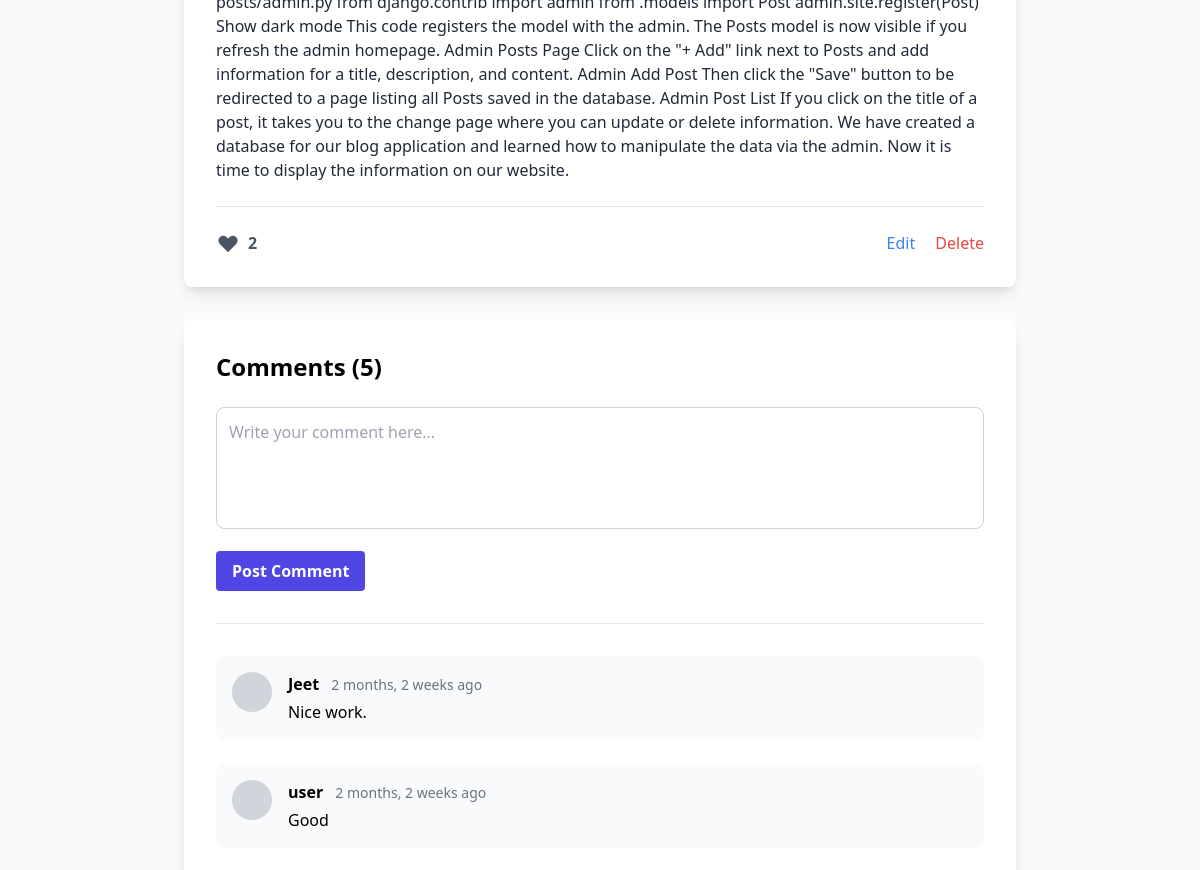
The page /post/django-admin/ (signed in, middle part) on the database as committed earlier.
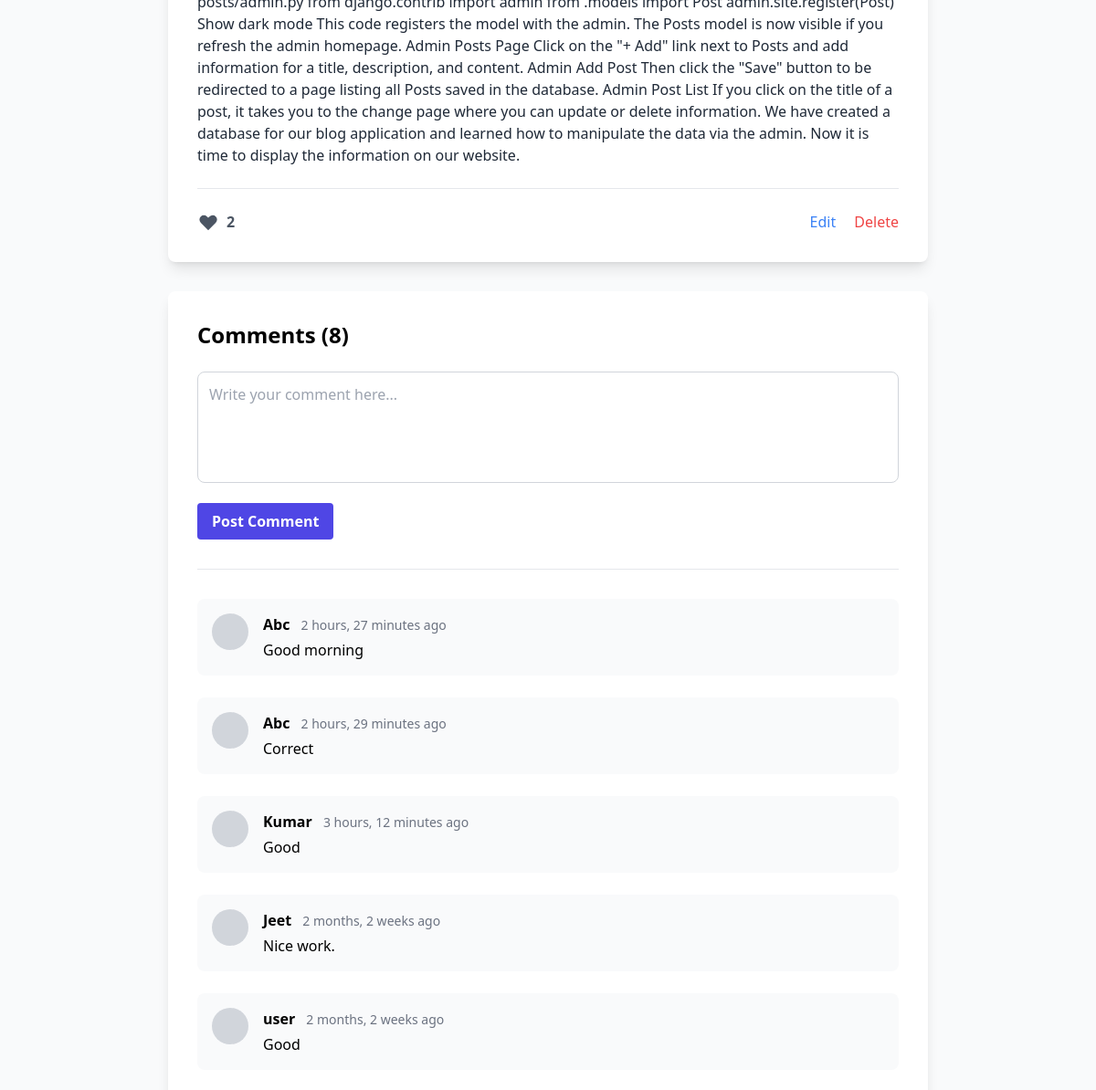
The same page on the database as committed later.
### blog/models.py (models this page shows, shortened)
class Post(models.Model):
    STATUS_CHOICES = (('draft', 'Draft'), ('published', 'Published'))
    ACCESS_LEVEL_CHOICES = (('free', 'Free'), ('premium', 'Premium'))
    title = models.CharField(max_length=255)
    slug = models.SlugField(max_length=255, unique_for_date='publish_date')
    author = models.ForeignKey(settings.AUTH_USER_MODEL, on_delete=models.CASCADE, related_name='blog_posts')
    body = models.TextField()
    featured_image = models.ImageField(upload_to='post_images/', null=True, blank=True)
    category = models.ForeignKey(Category, on_delete=models.SET_NULL, null=True, related_name='posts')
    tags = TaggableManager()
    publish_date = models.DateTimeField(default=timezone.now)
    created_date = models.DateTimeField(auto_now_add=True)
    updated_date = models.DateTimeField(auto_now=True)
    status = models.CharField(max_length=10, choices=STATUS_CHOICES, default='published')
    access_level = models.CharField(max_length=10, choices=ACCESS_LEVEL_CHOICES, default='free')
    view_count = models.PositiveIntegerField(default=0)
    class Meta:
        ordering = ('-publish_date',)

class Comment(models.Model):
    post = models.ForeignKey(Post, on_delete=models.CASCADE, related_name='comments')
    author = models.ForeignKey(settings.AUTH_USER_MODEL, on_delete=models.CASCADE)
    body = models.TextField()
    created_date = models.DateTimeField(auto_now_add=True)
    parent = models.ForeignKey('self', on_delete=models.CASCADE, null=True, blank=True, related_name='replies')
    class Meta:
        ordering = ('-created_date',)

class User(AbstractUser):
    ROLE_CHOICES = (
        ('reader', 'Reader'),
        ('author', 'Author'),
    )
    email = models.EmailField(unique=True)
    role = models.CharField(max_length=10, choices=ROLE_CHOICES, default='reader')
    USERNAME_FIELD = 'email'
    REQUIRED_FIELDS = ['username']

### blog/views.py (the view)
# urls.py: path('post/<slug:slug>/', login_required(views.PostDetailView.as_view()), name='post_detail'),
class PostDetailView(LoginRequiredMixin, DetailView):
    model = Post
    template_name = 'blog/post_detail.html'
    def get_context_data(self, **kwargs):
        ctx = super().get_context_data(**kwargs)
        post = self.get_object()
        is_premium = getattr(self.request, 'is_premium_user', False)
        ctx['is_premium'] = is_premium
        if post.access_level == 'premium' and not is_premium and post.author != self.request.user:
            ctx['paywall'] = True
            ctx['preview'] = post.body[:200] + '...'
        else:
            ctx['paywall'] = False
        ctx['comment_form'] = CommentForm()
        ctx['comments'] = post.comments.filter(parent__isnull=True)
        return ctx

### blog/forms.py
class CommentForm(forms.ModelForm):
    class Meta:
        model = Comment
        fields = ['body']
        widgets = {
             'body': forms.Textarea(attrs={
                'rows': 4,
                'class': 'w-full p-3 border border-gray-300 rounded-lg focus:ring-2 focus:ring-indigo-500 focus:border-indigo-500 resize-none',
                'placeholder': 'Write your comment here...'
            })
        }

### blog/templates/blog/post_detail.html (shortened to what this page needs)
{% extends 'base.html' %}
{% load static %}
{% block content %}
<div class="container mx-auto px-4 py-8">
<article class="bg-white p-8 rounded-lg shadow-lg max-w-4xl mx-auto">
    {% if paywall %}
        <div class="prose max-w-none text-gray-800">
            {{ preview|safe }}
        </div>
        <div class="mt-8 text-center p-6 bg-blue-50 border-l-4 border-blue-500 rounded-r-lg">
            <h3 class="text-xl font-bold text-blue-800">This is a Premium Article</h3>
            <p class="text-blue-600 mt-2">Subscribe now to read the full content and support our authors.</p>
            <a href="{% url 'subscribe' %}" class="mt-4 inline-block bg-blue-600 text-white font-bold py-2 px-4 rounded hover:bg-blue-700 transition">Go Premium</a>
        </div>
    {% else %}
        <div class="prose max-w-none text-gray-800">
        </div>
    {% endif %}
    <hr class="my-6">
    <div class="mt-6 flex items-center justify-between">
        <button id="like-btn" class="flex items-center space-x-2 text-gray-600 hover:text-red-500 transition {% if user in post.likes.all %}text-red-500{% endif %}">
            <svg class="w-6 h-6" fill="currentColor" viewBox="0 0 20 20"><path fill-rule="evenodd" d="M3.172 5.172a4 4 0 015.656 0L10 6.343l1.172-1.171a4 4 0 115.656 5.656L10 17.657l-6.828-6.829a4 4 0 010-5.656z" clip-rule="evenodd"></path></svg>
            <span id="like-count" class="font-semibold">{{ post.likes.count }}</span>
        </button>
        {% if user == post.author %}
            <div class="space-x-4">
                <a href="{% url 'post_update' post.slug %}" class="text-blue-500 hover:underline">Edit</a>
                <a href="{% url 'post_delete' post.slug %}" class="text-red-500 hover:underline">Delete</a>
            </div>
        {% endif %}
    </div>
</article>
<section class="mt-8 bg-white p-8 rounded-lg shadow-lg max-w-4xl mx-auto">
    <h2 class="text-2xl font-bold mb-6">Comments ({{ comments.count }})</h2>
    {% if user.is_authenticated %}
    <form method="post" action="{% url 'add_comment' post.slug %}">
        <div class="mb-4">
            {{ comment_form.body }}
        </div>
        <button type="submit" class="bg-indigo-600 text-white font-bold py-2 px-4 rounded hover:bg-indigo-700 transition">Post Comment</button>
    </form>
    {% else %}
    <p>Please <a href="{% url 'login' %}?next={{ request.path }}" class="text-indigo-600 hover:underline font-semibold">login</a> to leave a comment.</p>
    {% endif %}
    <hr class="my-8">
    <div id="comment-list" class="space-y-6">
        {% for comment in comments %}
        <div class="p-4 bg-gray-50 rounded-lg flex items-start space-x-4">
            <div class="flex-shrink-0 w-10 h-10 bg-gray-300 rounded-full"></div>
            <div class="flex-grow">
                <p class="font-semibold">{{ comment.author.username }} <span class="text-sm text-gray-500 font-normal ml-2">{{ comment.created_date|timesince }} ago</span></p>
                <p class="text-gray-700 mt-1">{{ comment.body|linebreaks }}</p>
            </div>
        </div>
        {% empty %}
        <p id="no-comments-msg" class="text-gray-500">No comments yet. Be the first to comment!</p>
        {% endfor %}
    </div>
</section>
</div>
{% endblock %}

### templates/base.html (shortened to what this page needs)
<!DOCTYPE html>
<html lang="en">
<head>
    <script src="https://cdn.tailwindcss.com"></script>
</head>
<body class="bg-gray-50 font-sans">
    <main class="max-w-4xl mx-auto py-8 px-4">
        {% block content %}{% endblock %}
    </main>
</body>
</html>

Rows that differ between the two databases and show on the page:
added Comment: author.username "Abc", created_date "2 hours, 27 minutes", body "Good morning"
added Comment: author.username "Abc", created_date "2 hours, 29 minutes", body "Correct"
added Comment: author.username "Kumar", created_date "3 hours, 12 minutes", body "Good"
Other text that changed with them:
{{ comments.count }}: "5" → "8"
